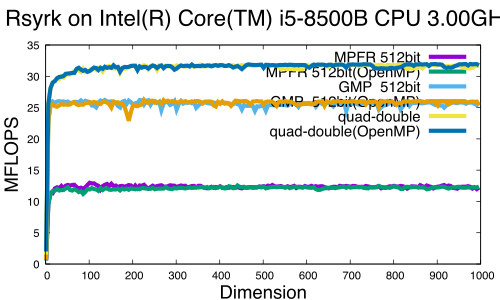

Recreate this plot in gnuplot.
set xlabel font "Helvetica,20"
set ylabel font "Helvetica,20"
set key font "Helvetica,16"
set title font "Helvetica,24"
set title "Rsyrk on Intel(R) Core(TM) i5-8500B CPU @ 3.00GHz "
set xlabel "Dimension"
set ylabel "MFLOPS"
#set terminal postscript eps color enhanced
set terminal pdf

plot \
"log.Rsyrk.mpfr"            using 1:3 title 'MPFR 512bit'            with lines linewidth 6, \
"log.Rsyrk.mpfr_opt"        using 1:3 title 'MPFR 512bit(OpenMP)'    with lines linewidth 6, \
"log.Rsyrk.gmp"             using 1:3 title 'GMP  512bit'            with lines linewidth 6, \
"log.Rsyrk.gmp_opt"         using 1:3 title 'GMP  512bit(OpenMP)'    with lines linewidth 6, \
"log.Rsyrk.qd"              using 1:3 title 'quad-double'            with lines linewidth 6, \
"log.Rsyrk.qd_opt"	    using 1:3 title 'quad-double(OpenMP)'    with lines linewidth 6
